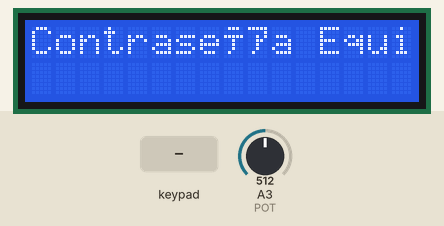
Bench run of a sketch on a simulated Arduino Uno, built with avr-gcc and run on an emulated ATmega328P. Parts: 16×2 character LCD. The test bench sets the inputs (shaded band); at power-on: A3 (POT) = 512. EEPROM starts erased.

Above: at 1.2 s.
1.3 s: key 'A' pressed
At 3.0 s:
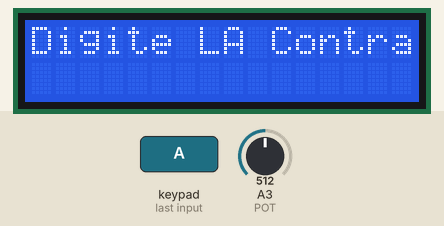
3.8 s: keypad keys 1 2 3 4 pressed 1.5 s apart
At 4.9 s:
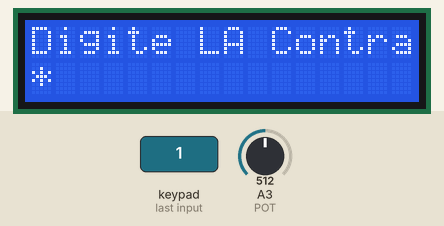
11.3 s: key 'B' pressed
At 14.8 s:
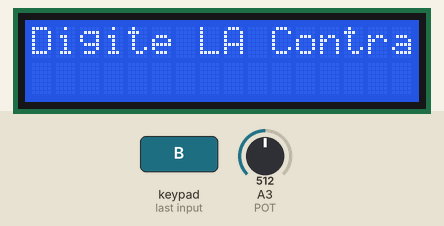
15.8 s: keypad keys 1 2 3 4 D pressed 1.5 s apart
At 17.6 s:
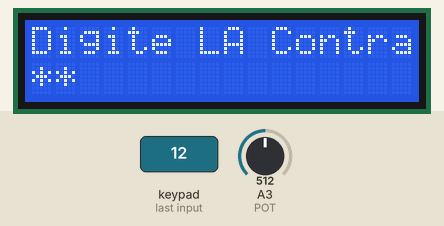
25.3 s: key 'C' pressed
At 28.7 s:
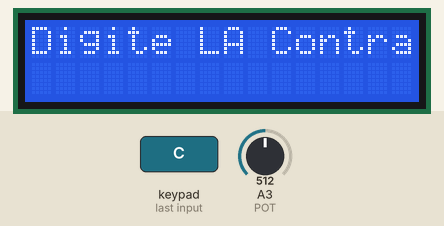
29.3 s: keypad keys 1 2 3 4 # pressed 1.5 s apart
At 32.8 s:
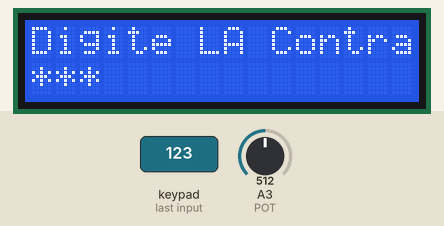
Timing chart, 0 to 34.3 s (numbered marks = the images above; inputs shaded):
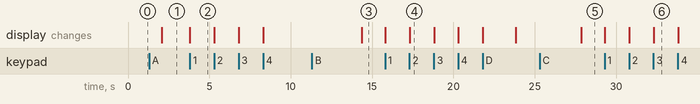

The sketch:

ALBAN_LISSETH_SIS_EMBEBIDOS_DEBER_7.ino
```cpp
/*UNIVERDIDAD TECNICA DEL NORTE
*FICA-CITEL
*SISTEMAS EMBEBIDOS
*DEBER#7
*EEPROM
*LISSETH ALBAN
*/
#include <Keypad.h>
#include <LiquidCrystal.h>
#include <EEPROM.h>
const byte rows = 4;
const byte col = 4;
const int POT = A3;
int value,PW,CurrentPW=4563;
float volt;
char Key;
byte pRows[]  = {3,2,1,0};
byte pCol[] = {7,6,5,4};
char teclas[4][4] = {{'1','2','3','A'},
{'4','5','6','B'},
{'7','8','9','C'},
{'*','0','#','D'}};
Keypad teclado = Keypad( makeKeymap(teclas), pRows, pCol, rows, col);
LiquidCrystal lcd(13, 12, 11, 10, 9, 8); //(RS, E, D4,D5, D6, D7)
void setup() {
lcd.begin(16, 2);   //  LCD 16x02
teclado.setHoldTime(1000); //TIempo de espera para el teclado
EEPROM.get( 0, PW );
if(PW!=CurrentPW && PW>0){
CurrentPW=PW;
}

}
int password(void){
int pass,i=0;
String KeyWord;
//Pergunta por los 4 digitos de la contraseña
lcd.setCursor(0, 1);
while(i<4){
Key=teclado.waitForKey();
if(Key>='0' && Key<='9'){
lcd.print('*');
KeyWord += Key;   //indica los caracteres
i++;
}
if(Key=='D'){
i=4;
}
}
if(KeyWord.length()>0){
pass=KeyWord.toInt();
}else{
pass=0;
}
return(pass);
}
void loop() {
char KeyOp;
int i,j;
float vEE[4];

value=analogRead(POT);

volt=(value*5/1023.0);
lcd.home();         // Coloca el cursor en las coordenadas (0,0)
lcd.print("LECTURA INVALIDA");
lcd.setCursor(0,1);         // Coloca el cursor en las coordenadas (0,0)
Key=teclado.getKey();
if(Key>='A' && Key<='C'){
KeyOp=Key;
lcd.clear();
lcd.home();         // Coloca el cursor en las coordenadas (0,0)
lcd.print("Digite LA Contraseña:"); // Escribe en LCD

PW=password();//Valida a contraseña

if(PW == CurrentPW){
if(KeyOp=='A'){
lcd.clear();
lcd.home();         // Coloca el cursor en las coordenadas (0,0)
lcd.print("Cargando"); // Escribe en LCD

EEPROM.put( i, volt );  //Graba en la EEPROM
delay(1000);
}
}
if(KeyOp=='B'){
lcd.clear();
lcd.home();         // Coloca el cursor en las coordenadas (0,0)
lcd.print("Nueva Contraseña:"); // Escribe en LCD
PW=password();
EEPROM.put( 0, PW );  //Graba en EEPROM
lcd.clear();
lcd.home();         // Coloca el cursor en las coordenadas (0,0)
lcd.print("Contraseña Guardada"); // Escribe en LCD
CurrentPW=PW;
delay(2000);
}
if(KeyOp=='C'){
lcd.clear();
lcd.home();         // Coloca el cursor en las coordenadas (0,0)
j=0;

for(i=2;i<2+ 4*sizeof(float);i+= sizeof(float)){
EEPROM.get( i, vEE[j] );
j++;
}
lcd.setCursor(0,0);
for(j=0;j<2;j++){
lcd.print(j+1);
lcd.print(')');
lcd.print(vEE[j]);
lcd.print("; ");
}
lcd.setCursor(0,1);
for(j=2;j<4;j++){
lcd.print(j+1);
lcd.print(')');
lcd.print(vEE[j]);
lcd.print("; ");
}
delay(10000);
lcd.clear();
}
}else{
lcd.clear();
lcd.home();         // Coloca el cursor en las coordenadas (0,0)
lcd.print("Contraseña Equivocada"); // Escribe en LCD
delay(2000);
}
}
```

Measured:
- after the input at 1.3 s, the display: changes after 0.79 s (image 1)
- after the input at 3.8 s, the display: changes at once (image 2)
- after the input at 11.3 s, the display: changes after 3.1 s (image 3)
- after the input at 15.8 s, the display: first changes at once (image 4 shows a later state)
- after the input at 25.3 s, the display: changes after 2.6 s (image 5)
- after the input at 29.3 s, the display: first changes at once (image 6 shows a later state)
